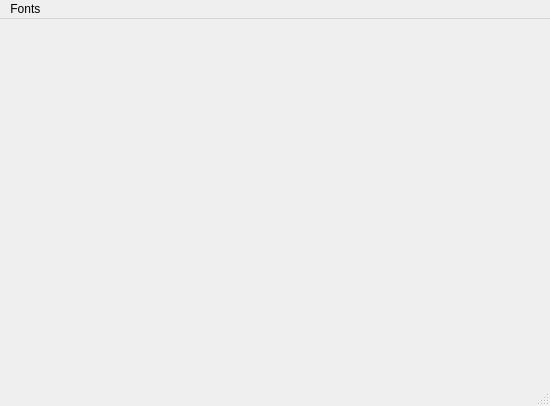
<?xml version="1.0" encoding="UTF-8"?>
<ui version="4.0">
 <class>mainWindow</class>
 <widget class="QMainWindow" name="mainWindow">
  <property name="geometry">
   <rect>
    <x>0</x>
    <y>0</y>
    <width>550</width>
    <height>406</height>
   </rect>
  </property>
  <property name="windowTitle">
   <string>MainWindow</string>
  </property>
  <widget class="QWidget" name="centralwidget"/>
  <widget class="QMenuBar" name="menubar">
   <property name="geometry">
    <rect>
     <x>0</x>
     <y>0</y>
     <width>550</width>
     <height>21</height>
    </rect>
   </property>
   <widget class="QMenu" name="menuFonts">
    <property name="title">
     <string>Fonts </string>
    </property>
   </widget>
   <addaction name="menuFonts"/>
  </widget>
  <widget class="QStatusBar" name="statusbar"/>
  <action name="actionMbmn">
   <property name="text">
    <string>mbmn</string>
   </property>
  </action>
 </widget>
 <resources/>
 <connections/>
</ui>
